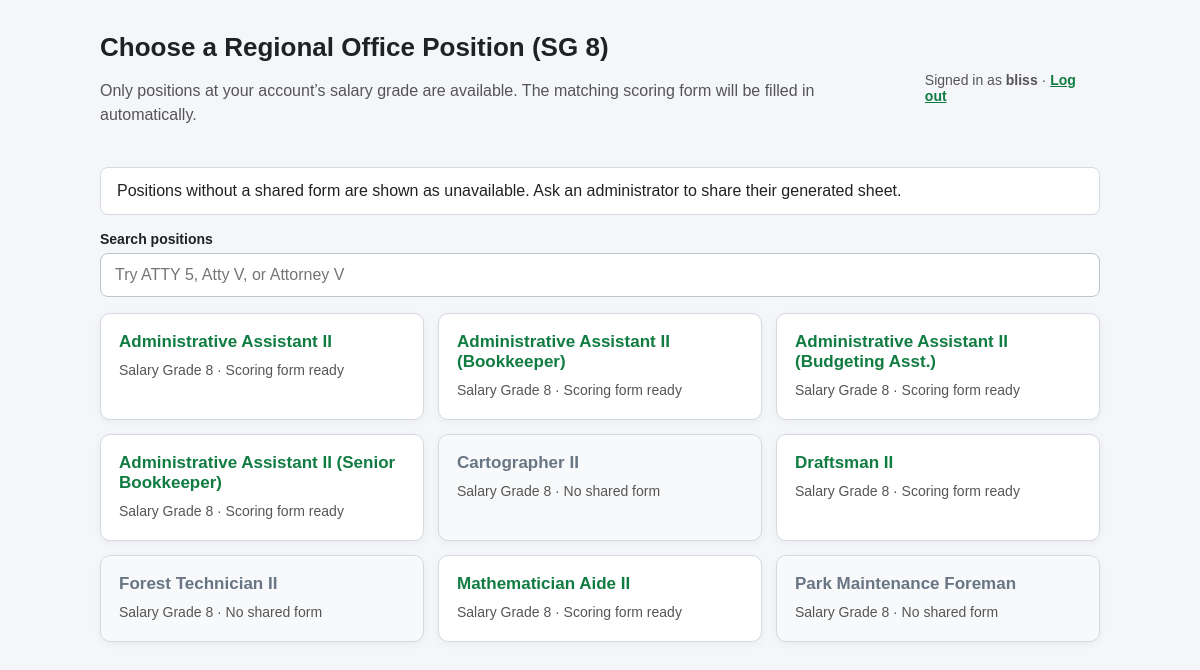
Page /sheet_picker.php (signed in) on the committed database.
### tables this page shows
CREATE TABLE `users` (
  `id` int(11) NOT NULL,
  `username` varchar(100) NOT NULL,
  `password_hash` varchar(255) NOT NULL,
  `role` enum('admin','rater','user') NOT NULL DEFAULT 'user',
  `created_at` timestamp NOT NULL DEFAULT current_timestamp(),
  `region` varchar(100) DEFAULT NULL,
  `field_name` varchar(100) DEFAULT NULL,
  `salary_grade` tinyint(3) UNSIGNED DEFAULT NULL
);

CREATE TABLE `positions` (
  `id` int(11) NOT NULL,
  `office_scope` varchar(40) NOT NULL DEFAULT 'REGIONAL_OFFICE',
  `title` varchar(255) NOT NULL,
  `salary_grade` tinyint(3) UNSIGNED NOT NULL,
  `leadership_level` char(1) DEFAULT NULL
);

### sheet_picker.php (called while the page is built)
<?php
require_once __DIR__ . '/position_picker.php';

### auth.php (called while the page is built, shortened)
<?php
if (!function_exists('current_user_id')) {
    function current_user_id(): ?int {
        return isset($_SESSION['user_id']) ? (int)$_SESSION['user_id'] : null;
    }
}

### AuthSchema.php (called while the page is built, shortened)
<?php
function find_user_access_profile(mysqli $conn, int $id): ?array {
    $stmt = $conn->prepare("SELECT id, username, role, region, field_name, salary_grade FROM users WHERE id = ? LIMIT 1");
    $stmt->bind_param('i', $id); $stmt->execute(); $row = $stmt->get_result()->fetch_assoc(); $stmt->close();
    if ($row) $row['salary_grade'] = $row['salary_grade'] === null ? null : (int)$row['salary_grade'];
    return $row ?: null;
}

### position_picker.php (the view, shortened to what this page needs)
<?php
require_once __DIR__ . '/db.php';
require_once __DIR__ . '/AuthSchema.php';
require_once __DIR__ . '/auth.php';
$profile = find_user_access_profile($conn, (int)current_user_id());
$region = (string)$profile['region'];
$fieldName = (string)$profile['field_name'];
$salaryGrade = (int)$profile['salary_grade'];
$scope = 'REGIONAL_OFFICE';
$stmt = $conn->prepare("SELECT p.title, p.salary_grade, p.leadership_level,
        (
            SELECT t.id
            FROM competency_templates t
            WHERE t.title = CONCAT('SG ', p.salary_grade, ' - ', p.title)
                AND t.is_shared = 1
                AND t.min_salary_grade <= p.salary_grade
                AND t.max_salary_grade >= p.salary_grade
                AND (t.region IS NULL OR t.region = ?)
                AND (t.field_name IS NULL OR t.field_name = ?)
            ORDER BY t.updated_at DESC, t.id DESC
            LIMIT 1
        ) AS template_id
    FROM positions p
    WHERE p.office_scope = ? AND p.salary_grade = ?
    ORDER BY p.salary_grade DESC, p.title ASC");
$stmt->bind_param('sssi', $region, $fieldName, $scope, $salaryGrade);
$stmt->execute();
$positions = $stmt->get_result()->fetch_all(MYSQLI_ASSOC);
?>
<!DOCTYPE html>
<html lang="en">
<head>
</head>
<body>
<main>
    <header>
        <div>
            <h1>Choose a Regional Office Position (SG <?php echo $salaryGrade; ?>)</h1>
            <p>Only positions at your account’s salary grade are available. The matching scoring form will be filled in automatically.</p>
        </div>
        <div class="user-bar">
            Signed in as <strong><?php echo htmlspecialchars((string)($_SESSION['username'] ?? ''), ENT_QUOTES, 'UTF-8'); ?></strong>
            · <a href="logout.php">Log out</a>
        </div>
    </header>
    <div id="status" role="status" aria-live="polite">
        <?php if (!$positions): ?>
            No Regional Office positions exist at your saved salary grade (SG <?php echo $salaryGrade; ?>). Ask an administrator to seed or import positions for this grade, or update your account to a grade that has positions.
        <?php elseif (!array_filter($positions, static fn(array $position): bool => !empty($position['template_id']))): ?>
            No matching forms are shared with raters yet. Ask an administrator to generate the position sheets and make them available to raters.
        <?php else: ?>
            Positions without a shared form are shown as unavailable. Ask an administrator to share their generated sheet.
        <?php endif; ?>
    </div>
    <?php if ($positions): ?>
        <div class="position-search">
            <label for="positionSearch">Search positions</label>
            <input id="positionSearch" type="search" placeholder="Try ATTY 5, Atty V, or Attorney V" autocomplete="off">
        </div>
    <?php endif; ?>
    <section id="positions" aria-label="Regional Office positions">
        <?php foreach ($positions as $position): ?>
            <?php
            $positionTitle = (string)$position['title'];
            $salaryGrade = (int)$position['salary_grade'];
            $templateId = (int)($position['template_id'] ?? 0);
            $positionUrl = 'index.php?' . http_build_query([
                'template_id' => $templateId,
                'salary_grade' => $salaryGrade,
                'position_title' => $positionTitle,
            ]);
            ?>
            <?php if ($templateId > 0): ?>
                <a class="position" href="<?php echo htmlspecialchars($positionUrl, ENT_QUOTES, 'UTF-8'); ?>">
            <?php else: ?>
                <div class="position unavailable" aria-disabled="true">
            <?php endif; ?>
                <h2><?php echo htmlspecialchars($positionTitle, ENT_QUOTES, 'UTF-8'); ?></h2>
                <p>Salary Grade <?php echo $salaryGrade; ?><?php echo $templateId > 0 ? ' · Scoring form ready' : ' · No shared form'; ?></p>
            <?php if ($templateId > 0): ?>
                </a>
            <?php else: ?>
                </div>
            <?php endif; ?>
        <?php endforeach; ?>
    </section>
</main>
</body>
</html>

### position_picker.php (style rules this page uses)
* { box-sizing: border-box; }
body { margin: 0; padding: 32px 16px; background: #f4f6f9; color: #202124; font-family: Arial, Helvetica, sans-serif; }
main { max-width: 1000px; margin: 0 auto; }
header { display: flex; justify-content: space-between; align-items: center; gap: 16px; margin-bottom: 24px; }
h1 { margin: 0 0 8px; font-size: 26px; }
p { color: #555; line-height: 1.5; }
.user-bar { color: #555; font-size: 14px; }
.user-bar a { color: #107c41; font-weight: 700; }
#status { margin-bottom: 16px; padding: 14px 16px; background: #fff; border: 1px solid #d5d9e0; border-radius: 8px; }
.position-search { margin: 0 0 16px; }
.position-search label { display: block; margin-bottom: 6px; font-size: 14px; font-weight: 700; }
#positionSearch { width: 100%; padding: 12px 14px; border: 1px solid #bdc5cf; border-radius: 8px; font: inherit; }
#positions { display: grid; grid-template-columns: repeat(auto-fit, minmax(250px, 1fr)); gap: 14px; }
.position { display: block; padding: 18px; color: inherit; text-decoration: none; background: #fff; border: 1px solid #d5d9e0; border-radius: 10px; box-shadow: 0 2px 8px rgba(0,0,0,.05); }
a.position { cursor: pointer; transition: transform .16s ease, border-color .16s ease, box-shadow .16s ease, background-color .16s ease; }
.position h2 { margin: 0 0 8px; color: #107c41; font-size: 17px; }
.position p { margin: 0; font-size: 14px; }
.position.unavailable { color: #687584; background: #f8f9fa; }
.position.unavailable h2 { color: #687584; }

### rows in the picture
users: salary_grade "8"
positions: title "Administrative Assistant II", salary_grade "8", shows "· Scoring form ready"
positions: title "Administrative Assistant II (Bookkeeper)", salary_grade "8", shows "· Scoring form ready"
positions: title "Administrative Assistant II (Budgeting Asst.)", salary_grade "8", shows "· Scoring form ready"
positions: title "Administrative Assistant II (Senior Bookkeeper)", salary_grade "8", shows "· Scoring form ready"
positions: title "Cartographer II", salary_grade "8", shows "· No shared form"
positions: title "Draftsman II", salary_grade "8", shows "· Scoring form ready"
positions: title "Forest Technician II", salary_grade "8", shows "· No shared form"
positions: title "Mathematician Aide II", salary_grade "8", shows "· Scoring form ready"
positions: title "Park Maintenance Foreman", salary_grade "8", shows "· No shared form"

### other values in the picture
$_SESSION['username'] "bliss"
